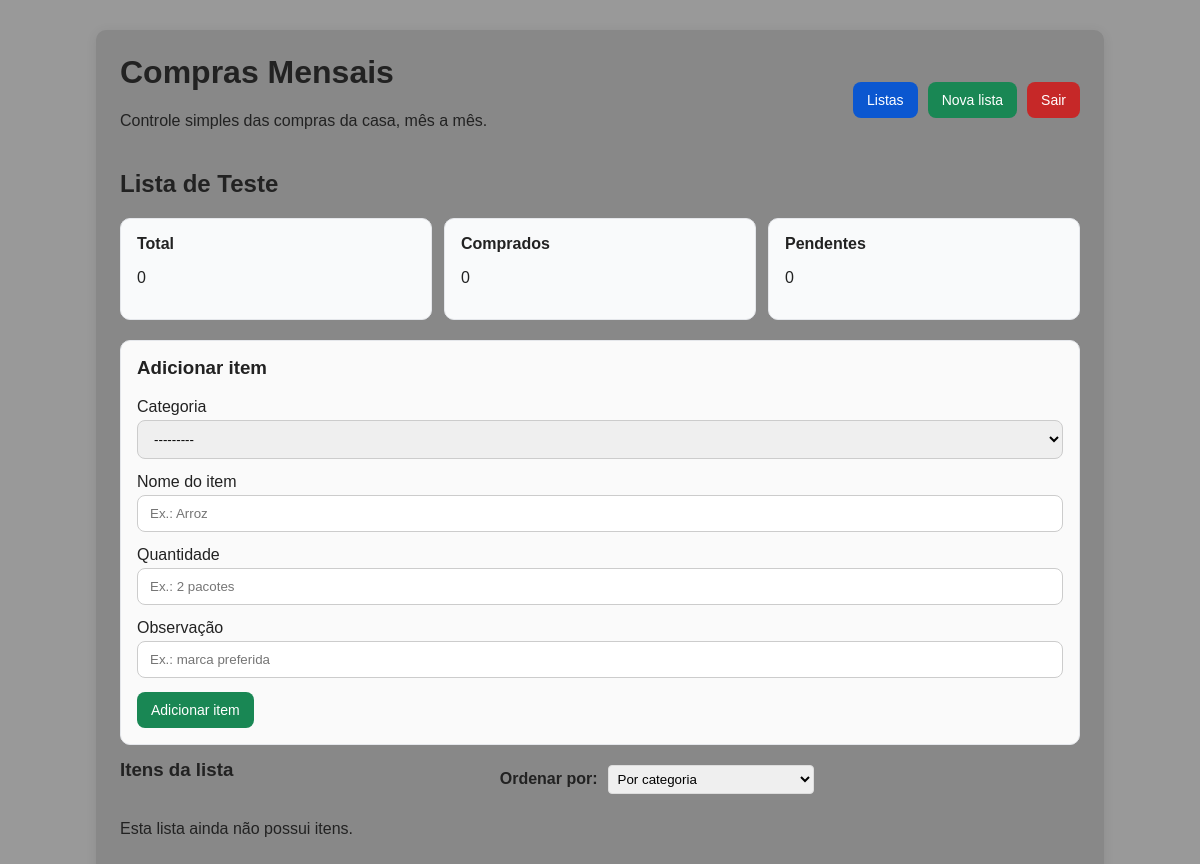
The page /10/ (signed in) on the database its author committed.
### compras/models.py (models this page shows)
class ListaCompraMensal(models.Model):
    MESES = [
        (1, 'Janeiro'),
        (2, 'Fevereiro'),
        (3, 'Março'),
        (4, 'Abril'),
        (5, 'Maio'),
        (6, 'Junho'),
        (7, 'Julho'),
        (8, 'Agosto'),
        (9, 'Setembro'),
        (10, 'Outubro'),
        (11, 'Novembro'),
        (12, 'Dezembro'),
    ]
    mes = models.PositiveSmallIntegerField(choices=MESES, verbose_name='Mês')
    ano = models.PositiveSmallIntegerField(validators=[MinValueValidator(2020)], verbose_name='Ano')
    nome_customizado = models.CharField(max_length=100, blank=True, verbose_name='Nome personalizado')
    anotacao = models.TextField(blank=True, verbose_name='Anotação')
    criado_em = models.DateTimeField(auto_now_add=True, verbose_name='Criado em')
    class Meta:
        constraints = [
            models.UniqueConstraint(fields=['mes', 'ano'], name='unique_mes_ano_lista_compra')
        ]
        ordering = ['-ano', '-mes']
        verbose_name = 'Lista de compra mensal'
        verbose_name_plural = 'Listas de compra mensais'
    def __str__(self):
        return self.nome_customizado if self.nome_customizado else f'{self.get_mes_display()}/{self.ano}'
    @property
    def total_itens(self):
        return self.itens.count()
    @property
    def total_comprados(self):
        return self.itens.filter(comprado=True).count()
    @property
    def total_pendentes(self):
        return self.itens.filter(comprado=False).count()

### compras/views.py (the view)
# urls.py: path('<int:lista_id>/', views.lista_detail, name='lista_detail'),
@login_required
def lista_detail(request, lista_id):
    lista = get_object_or_404(ListaCompraMensal.objects.prefetch_related('itens'), id=lista_id)
    ordenacao = request.GET.get('ordenacao', 'categoria')
    if ordenacao == 'categoria':
        itens = lista.itens.all().order_by('categoria__nome', 'comprado', 'nome')
    elif ordenacao == 'nome':
        itens = lista.itens.all().order_by('nome', 'comprado')
    else:  # padrão
        itens = lista.itens.all()
    opcoes_ordenacao = [
        ('categoria', 'Por categoria'),
        ('nome', 'Por nome'),
        ('padrao', 'Padrão (comprados primeiro)'),
    ]
    if request.method == 'POST':
        form = ItemCompraForm(request.POST, lista=lista)
        if form.is_valid():
            item = form.save(commit=False)
            item.lista = lista
            item.save()
            messages.success(request, 'Item adicionado com sucesso.')
            return redirect('compras:lista_detail', lista_id=lista.id)
    else:
        form = ItemCompraForm(lista=lista)
    return render(request, 'compras/lista_detalhe.html', {
        'lista': lista,
        'form': form,
        'itens': itens,
        'ordenacao': ordenacao,
        'opcoes_ordenacao': opcoes_ordenacao
    })

### compras/forms.py (shortened to what this page needs)
class ItemCompraForm(forms.ModelForm):
    class Meta:
        model = ItemCompra
        fields = ['categoria', 'nome', 'quantidade', 'observacao']
        widgets = {
            'categoria': forms.Select(attrs={'class': 'form-control'}),
            'nome': forms.TextInput(attrs={'class': 'form-control', 'placeholder': 'Ex.: Arroz'}),
            'quantidade': forms.TextInput(attrs={'class': 'form-control', 'placeholder': 'Ex.: 2 pacotes'}),
            'observacao': forms.TextInput(attrs={'class': 'form-control', 'placeholder': 'Ex.: marca preferida'}),
        }
    def __init__(self, *args, **kwargs):
        self.lista = kwargs.pop('lista', None)
        super().__init__(*args, **kwargs)

### compras/models.py (called while the page is built)
    def __str__(self):
        return self.nome

### compras/templates/compras/lista_detalhe.html (shortened to what this page needs)
{% extends "compras/base.html" %}
{% block content %}
    <h2>Lista de {{ lista }}</h2>
    <div class="resumo">
        <div class="box">
            <strong>Total</strong>
            <p>{{ lista.total_itens }}</p>
        </div>
        <div class="box">
            <strong>Comprados</strong>
            <p>{{ lista.total_comprados }}</p>
        </div>
        <div class="box">
            <strong>Pendentes</strong>
            <p>{{ lista.total_pendentes }}</p>
        </div>
    </div>
    <div class="card">
        <h3>Adicionar item</h3>
        <form method="post">
            <label for="{{ form.categoria.id_for_label }}">Categoria</label>
            {{ form.categoria }}
            <label for="{{ form.nome.id_for_label }}">Nome do item</label>
            {{ form.nome }}
            <label for="{{ form.quantidade.id_for_label }}">Quantidade</label>
            {{ form.quantidade }}
            <label for="{{ form.observacao.id_for_label }}">Observação</label>
            {{ form.observacao }}
            <button type="submit" class="btn btn-success">Adicionar item</button>
        </form>
    </div>
    <div style="display: flex; justify-content: space-between; align-items: center; margin-bottom: 20px;">
        <h3>Itens da lista</h3>
        <div style="display: flex; align-items: center; gap: 10px;">
            <label for="ordenacao" style="font-weight: bold; margin: 0;">Ordenar por:</label>
            <select id="ordenacao" name="ordenacao" onchange="window.location.href='?ordenacao=' + this.value" style="padding: 5px; border-radius: 4px; border: 1px solid #ddd;">
                {% for valor, texto in opcoes_ordenacao %}
                    <option value="{{ valor }}" {% if ordenacao == valor %}selected{% endif %}>{{ texto }}</option>
                {% endfor %}
            </select>
        </div>
    </div>
    {% if itens %}
        <div class="itens-grid">
        {% for item in itens %}
            <div class="card item-card {% if item.comprado %}item-comprado{% else %}item-pendente{% endif %}">
                <div class="item-linha">
                    <div>
                        <div style="font-weight: bold; margin-bottom: 4px;">
                            {% if item.categoria %}
                                <span class="categoria-tag" style="background-color: {{ item.categoria.cor }}20; color: {{ item.categoria.cor }}; border: 1px solid {{ item.categoria.cor }}; padding: 2px 8px; border-radius: 12px; font-size: 11px; font-weight: bold; margin-right: 6px; display: inline-block;">
                                    {{ item.categoria.nome }}
                                </span>
                            {% endif %}
                            {% if item.comprado %}
                                ✅ <s>{{ item.nome }}</s>
                            {% else %}
                                ⬜ {{ item.nome }}
                            {% endif %}
                        </div>
                        <div class="item-info">
                            {% if item.quantidade %}<p class="item-info"><strong>Qtd:</strong> {{ item.quantidade }}</p>{% endif %}
                            {% if item.observacao %}<p class="item-info"><strong>Obs:</strong> {{ item.observacao }}</p>{% endif %}
                        </div>
                    </div>
                    <div class="acoes">
                        <form method="post" action="{% url 'compras:item_toggle' item.id %}">
                            {% csrf_token %}
                            <button type="submit" class="btn {% if item.comprado %}btn-warning{% else %}btn-success{% endif %}">
                                {% if item.comprado %}↩️{% else %}✓{% endif %}
                            </button>
                        </form>
                        <span style="color: #666; font-size: 12px; margin: 0 4px;">----</span>
                        <form method="post" action="{% url 'compras:item_delete' item.id %}">
                            {% csrf_token %}
                            <button type="submit" class="btn btn-danger">🗑️</button>
                        </form>
                    </div>
                </div>
            </div>
        {% endfor %}
        </div>
    {% else %}
        <p>Esta lista ainda não possui itens.</p>
    {% endif %}
{% endblock %}

### compras/templates/compras/base.html (style rules this page uses)
body { font-family: Arial, sans-serif; background: #999999; margin: 0; padding: 0; color: #222; }
h1, h2, h3 { margin-top: 0; }
.btn { display: inline-block; padding: 10px 14px; border-radius: 8px; border: none; cursor: pointer; font-size: 14px; }
.btn-success { background: #198754; color: white; }
.form-control { width: 100%; padding: 10px 12px; margin-top: 4px; margin-bottom: 14px; border: 1px solid #ccc; border-radius: 8px; box-sizing: border-box; }
.card { border: 1px solid #e5e7eb; border-radius: 10px; padding: 16px; margin-bottom: 14px; background: #fafafa; }
.resumo { display: flex; gap: 12px; flex-wrap: wrap; margin-bottom: 20px; }
.resumo .box { flex: 1; min-width: 160px; background: #f9fafb; border: 1px solid #e5e7eb; border-radius: 10px; padding: 16px; }

### rows shown on the page
ListaCompraMensal: nome_customizado "Teste", total_itens "0", total_comprados "0", total_pendentes "0"

### other values the page prints
form field ordenacao "Por categoria"
